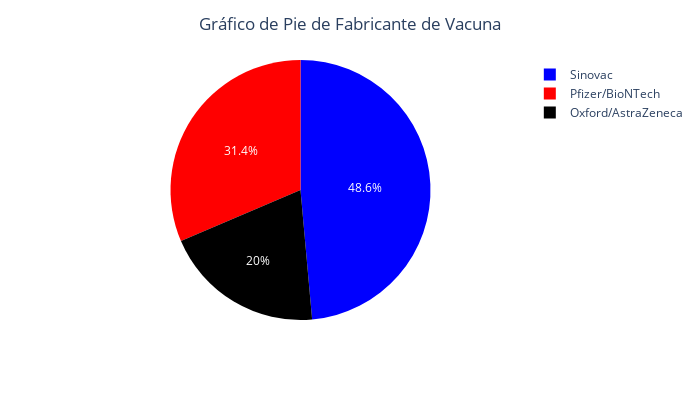

Notebook code for this chart:
### Code cell
porcentaje.reset_index(inplace=True)
fig = px.pie(porcentaje, values="porcentaje",names = "vaccine",
               color_discrete_sequence=['blue','red','black'],
               width= 700,height=400)
fig.update_layout(title_text='Gráfico de Pie de Fabricante de Vacuna',title_x=0.5)
fig.show()

### Figure 1 — Plotly figure (JSON) as saved in the notebook; plotly's stock layout.template omitted (floating-point values rounded to 4 significant figures)
{"data": [{"domain": {"x": [0, 1], "y": [0, 1]}, "hovertemplate": "vaccine=%{label}<br>porcentaje=%{value}<extra></extra>", "labels": ["Oxford/AstraZeneca", "Pfizer/BioNTech", "Sinovac"], "legendgroup": "", "name": "", "showlegend": true, "type": "pie", "values": [20.0, 31.42, 48.57]}], "layout": {"height": 400, "legend": {"tracegroupgap": 0}, "margin": {"t": 60}, "piecolorway": ["blue", "red", "black"], "title": {"text": "Gráfico de Pie de Fabricante de Vacuna", "x": 0.5}, "width": 700}}
